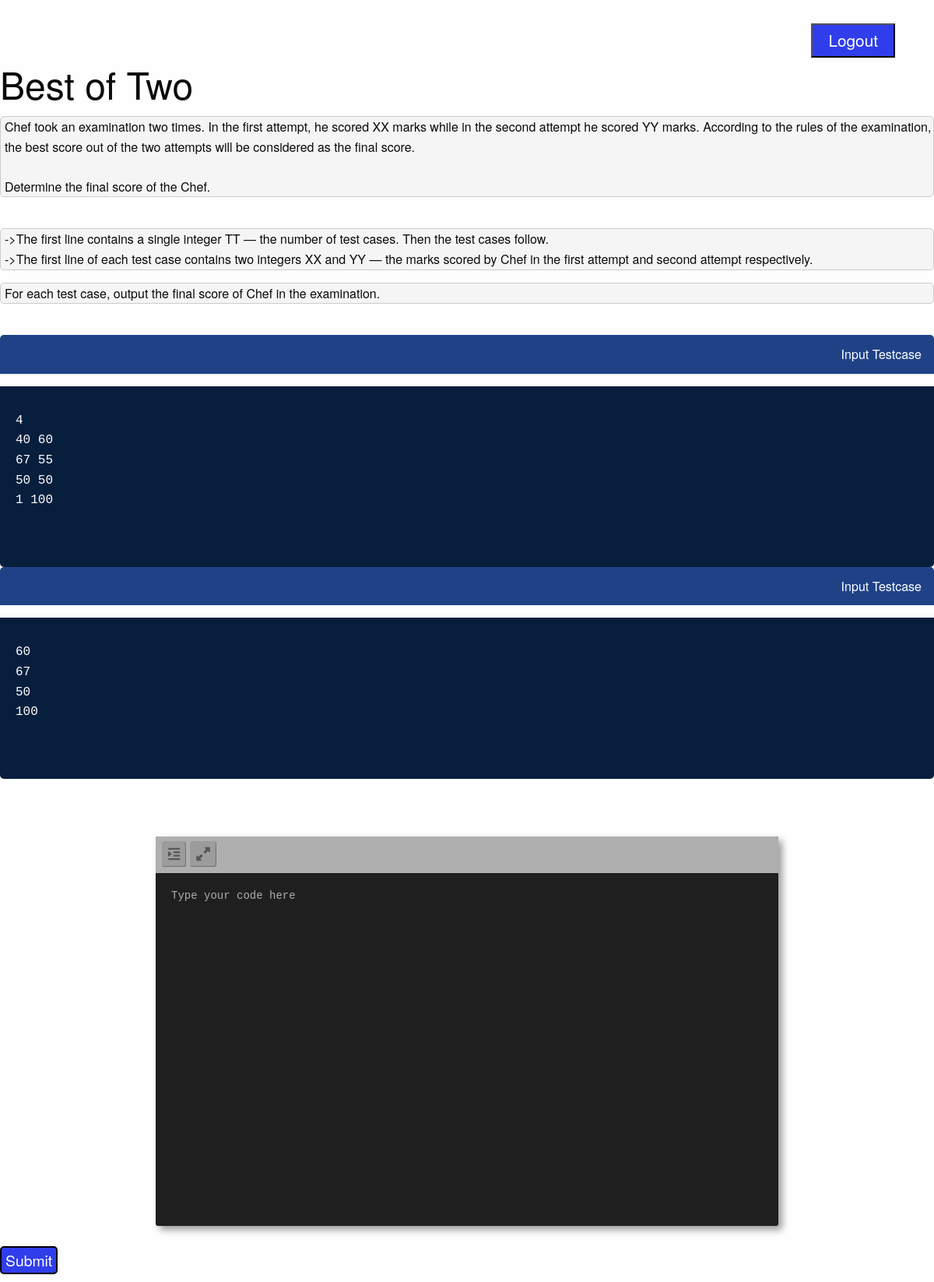
Screenshot of /ojmain/problems/1/ (signed in) with the database file from the repository.
### ojmain/models.py (models this page shows, shortened)
class Problems(models.Model):
    pcode = models.AutoField(primary_key = True)
    pname = models.CharField(max_length = 255,default='Question Name')
    pdesc = models.TextField()
    difficulty = models.CharField(max_length = 200)
    input_format  = models.TextField()
    output_format = models.TextField()
    input_TC = models.TextField()
    output_TC = models.TextField()
    rating = models.FloatField(default = 0)

### ojmain/views.py (the view, shortened to what this page needs)
# urls.py: path('problems/<int:p_no>/', to_problems.as_view()),
class to_problems(LoginRequiredMixin, View):
    login_url = '/ojmain/'
    def get(self, request, p_no):
        curproblem = Problems.objects.filter(pcode = p_no).values().first()
        dux = Problems.objects.get(pcode = p_no)
        print(dux.pcode)
        return render(request, 'ojmain/problem_statement.html', {'question': dux})

### ojmain/templates/ojmain/problem_statement.html (shortened to what this page needs)
{% load static %}
    <link rel="stylesheet" href="{% static 'ojmain/css/display.css' %}">
    <link rel="stylesheet" href="https://cdn.jsdelivr.net/foundation/6.2.0/foundation.min.css">
    <link rel="stylesheet" href="{% static 'ojmain/css/editor2.css' %}">
    <link rel="stylesheet" href="{% static 'ojmain/css/dracula.css' %}" />
    <link rel="stylesheet" href="{% static 'ojmain/css/copier.css' %}" />
<form id = "logout_form" action="/ojmain/logout">
        <div class = "logout">
            <input type="submit" class = "logbutton" value="Logout">
        </div>
</form>
<div>
        <h1>{{question.pname}}</h1>
        <div class = "problem_state">
            <p class = "boxes">{{question.pdesc|linebreaksbr}}</p>
            <br>
            <p class = "boxes">{{question.input_format|linebreaksbr}}</p>
            <p class = "boxes">{{question.output_format|linebreaksbr}}</p>
            <br>
            <div class="container">
                <p class="testcases" id="language-copy">Input Testcase</p>
                <div class="code-wrapper">
                  <pre>
                            <p id= "send">{{question.input_TC}}</p>
                    </pre>
                </div>
            </div>
            <div class="container">
                <p class="testcases" id="language-copy">Input Testcase</p>
                <div class="code-wrapper">
                  <pre>
                            <p id= "send">{{question.output_TC}}</p>
                    </pre>
                </div>
            </div>
            <br>
        </div>
    <form id = "submit_form" action="/ojmain/problems/{{question.pcode}}/" method="POST">
        <div class = "submission">
                <div class="editor-holder">
                    <ul class="toolbar">
                        <li><a href="#" id="indent" title="Toggle tabs or spaces"><i class="fa fa-indent"></i></a></li>
                        <li><a href="#" id="fullscreen" title="Toggle fullscreen mode"><i class="fa fa-expand"></i></a></li>
                    </ul>
                    <div class="scroller">
                        <textarea name="problem_sol" class="editor allow-tabs">Type your code here</textarea>
                    </div>
                </div>
            <br>
            <input id = "send_sol" type="submit" class = "submit" value="Submit">
        </div>
    </form>
</div>

### ojmain/static/ojmain/css/display.css (style rules this page uses)
textarea { display: block; }
#submit_form { font-size: 1.1em; }
.boxes { padding-left: 5px; background-color: #f5f5f5; border: 1px solid #ccc; border-radius: 5px }
#send_sol { border: 2px solid black; background-color: #303deb; color: white; border-radius: 5px; margin-bottom: 10px; padding: 5px 5px 5px 5px; font-size: 1.1em; }
#logout_form { margin-bottom: 0%; }
.logout { margin-right: 50px; margin-top: 30px; }
.logbutton { float: right; padding: 8px 20px; border-radius: 5px; background-color: #303deb; color: white; font-size: 1.3em; }

### ojmain/static/ojmain/css/editor2.css (style rules this page uses)
.editor-holder { width: 800px; height: 500px; margin-top: 50px; border-radius: 3px; position: relative; top: 0; margin-left: -400px; left: 50%; background: #1f1f1f !important; overflow: auto; box-shadow: 5px 5px 10px 0px rgba(0, 0, 0, 0.4); transition: all 0.5s ease-in-out; }
.editor-holder .toolbar { width: 100%; list-style: none; position: absolute; top: -2px; margin: 0; left: 0; z-index: 3; padding: 8px; background: #afafaf; }
.editor-holder .toolbar li { display: inline-block; }
.editor-holder .toolbar a { line-height: 20px; background: rgba(144, 144, 144, 0.6); color: grey; box-shadow: inset -1px -1px 1px 0px rgba(0, 0, 0, 0.28); display: block; border-radius: 3px; cursor: pointer; }
.editor-holder .toolbar i { color: #565656; padding: 8px; }
.editor-holder textarea, .editor-holder code { width: 100%; height: auto; min-height: 450px; font-size: 14px; border: 0; margin: 0; top: 46px; left: 0; padding: 20px !important; line-height: 21px; position: absolute; font-family: Consolas, Liberation Mono, Courier, monospace; overflow: visible; transition: all 0.5s ease-in-out; }
.editor-holder textarea { background: transparent !important; z-index: 2; height: auto; resize: none; color: #fff; text-shadow: 0px 0px 0px rgba(0, 0, 0, 0); text-fill-color: transparent; -webkit-text-fill-color: transparent; }
pre { white-space: pre-wrap; white-space: -moz-pre-wrap; white-space: -pre-wrap; white-space: -o-pre-wrap; word-wrap: break-word; }

### ojmain/static/ojmain/css/copier.css (style rules this page uses)
* { margin: 0; padding: 0; box-sizing: border-box; }
.testcases { color: white; background-color: #1f4287; padding: 12px 16px; border-radius: 5px 5px 0 0; text-align: right; }
.code-wrapper { position: relative; }
.code-wrapper pre { background-color: #071e3d; color: white; padding: 8px 20px; border-radius: 0 0 5px 5px; }

### rows the page displays
Problems: pname "Best of Two", pdesc "Chef took an examination two times. In the first attempt, he scored XX marks while in the second attempt he scored YY marks. According to the rules of the examination, the best score out of the two attempts will be considered as the final score. Determine the final score of the Chef.", input_format "->The first line contains a single integer TT — the number of test cases. Then the test cases follow. ->The first line of each test case contains two integers XX and YY — the marks scored by Chef in the first attempt and second attempt respectively.", output_format "For each test case, output the final score of Chef in the examination.", input_TC "4 40 60 67 55 50 50 1 100", output_TC "60 67 50 100"
